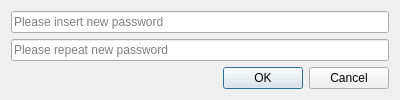
<?xml version="1.0" encoding="UTF-8"?>
<ui version="4.0">
 <class>ResetPassword</class>
 <widget class="QDialog" name="ResetPassword">
  <property name="geometry">
   <rect>
    <x>0</x>
    <y>0</y>
    <width>400</width>
    <height>96</height>
   </rect>
  </property>
  <property name="windowTitle">
   <string>Reset password</string>
  </property>
  <property name="locale">
   <locale language="English" country="UnitedStates"/>
  </property>
  <layout class="QVBoxLayout" name="verticalLayout">
   <item>
    <widget class="QLineEdit" name="_passswordLineEdit">
     <property name="placeholderText">
      <string>Please insert new password</string>
     </property>
    </widget>
   </item>
   <item>
    <widget class="QLineEdit" name="_passwordLineEdit2">
     <property name="placeholderText">
      <string>Please repeat new password</string>
     </property>
    </widget>
   </item>
   <item>
    <widget class="QDialogButtonBox" name="buttonBox">
     <property name="orientation">
      <enum>Qt::Horizontal</enum>
     </property>
     <property name="standardButtons">
      <set>QDialogButtonBox::Cancel|QDialogButtonBox::Ok</set>
     </property>
    </widget>
   </item>
  </layout>
 </widget>
 <resources/>
 <connections>
  <connection>
   <sender>buttonBox</sender>
   <signal>accepted()</signal>
   <receiver>ResetPassword</receiver>
   <slot>accept()</slot>
   <hints>
    <hint type="sourcelabel">
     <x>248</x>
     <y>254</y>
    </hint>
    <hint type="destinationlabel">
     <x>157</x>
     <y>274</y>
    </hint>
   </hints>
  </connection>
  <connection>
   <sender>buttonBox</sender>
   <signal>rejected()</signal>
   <receiver>ResetPassword</receiver>
   <slot>reject()</slot>
   <hints>
    <hint type="sourcelabel">
     <x>316</x>
     <y>260</y>
    </hint>
    <hint type="destinationlabel">
     <x>286</x>
     <y>274</y>
    </hint>
   </hints>
  </connection>
 </connections>
</ui>
